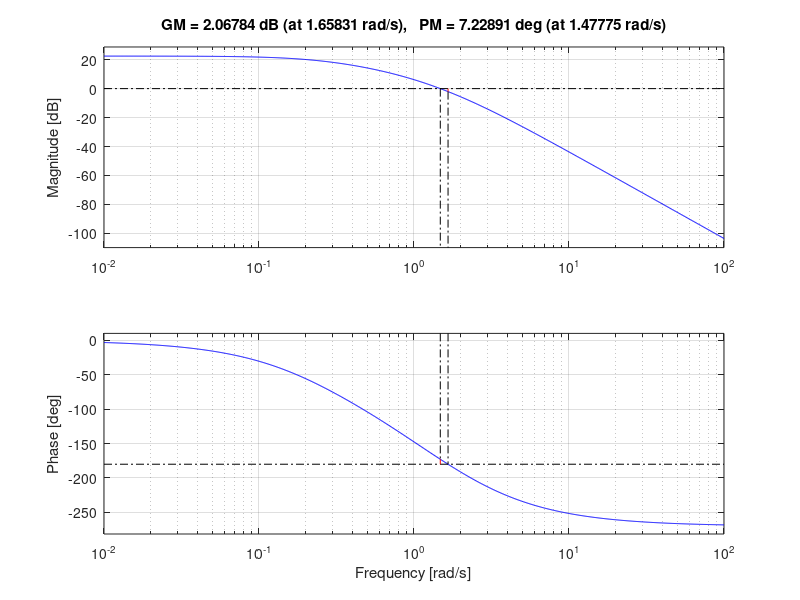

Write MATLAB code to recreate this figure.
clear; 
clc;
 s = tf('s');
%Q1


%zero at 10, poles at 0, +1, 100
% N = 100*((s/10) + 1);
% D = s*((s/1) - 1)*((s/100) + 1);
% Gs = N/D;
% bode(Gs);
% grid on;
% % figure;
% % nyquist(Gs);
% K = 1;
% figure;
% step(feedback(K*Gs, 1));
% K = 0.01;
% figure;
% step(feedback(K*Gs, 1));
% figure;
% rlocus(Gs);
% rltool(Gs)

% Q2
% tm = 0.5;
% tr = 4;
% b = 1;
% J = tr*b;
% K = 13.2857; % steady state value is at 0.93
% t1 = 1;
% H1 = K/(t1*s + 1);
% H2 = 1/(J*s + b);
% H3 = 1/(tm*s + 1);
% H = feedback(H1*H2, H3);
% step(H);figure;
% margin(H1*H2*H3);
%  [Gm,Pm,Wgm,Wpm]  = margin(H1*H2*H3)
%Q3
% K = 0.0421; % 0.2 was unstable. 0.0421 pushes the crossover freq to the left thereby making the phase margin positive.
% % K = 0.2;
% N = K*(-(s/0.142) + 1);
% D = s*(s/0.325 + 1)*((s/0.0362) + 1);
% H = N/D;
% margin(H);
%  [Gm,Pm,Wgm,Wpm] = margin(H)
% figure;
% % nyquist(H);
% step(feedback(H,1));

%Q4

N = 20*(s + 0.01);
D = s*(s^2 + 0.01*s + 0.0025);

H = N/D;
% K = 1/866;
% % K = 1;
% H1 = K*H;
% [Gm,Pm,Wgm,Wpm] = margin(H1);
% % margin(H1);
% % Wpm
% % figure;
% % nyquist(H1)
% % figure;
% rlocus(H);
% rltool(H)
% figure;
% step(feedback(H1,1));
% %Close loop poles for K= 1/866 are -0.00906, -0.00047 +/- 0.163i
% 
% wc = 0.16;
% alpha = 0.1; %z/p = alpha
% %sqrt(zp) = wc
% p = wc/sqrt(alpha);
% z = p*alpha;
% Cs = (s/z + 1)/(s/p + 1);
% margin(Cs*H)
% % 
% % figure;
% Cs1 = (K/3.1623)*Cs;
% H1 =H;
% % margin(H1);hold on;
% margin(Cs1*H);
% 
% rltool(Cs*H)

Gs = 13.3/((s+1)*(4*s+1)*(0.5*s+1))
margin(Gs)